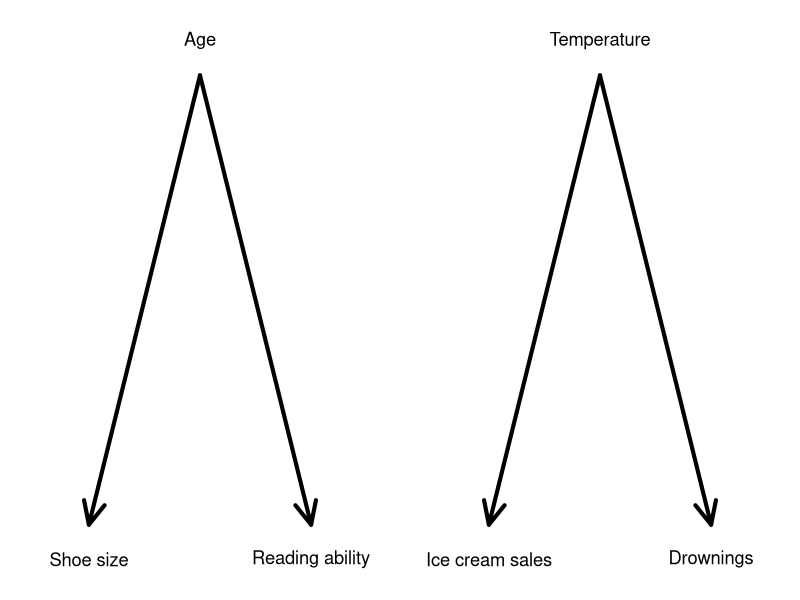
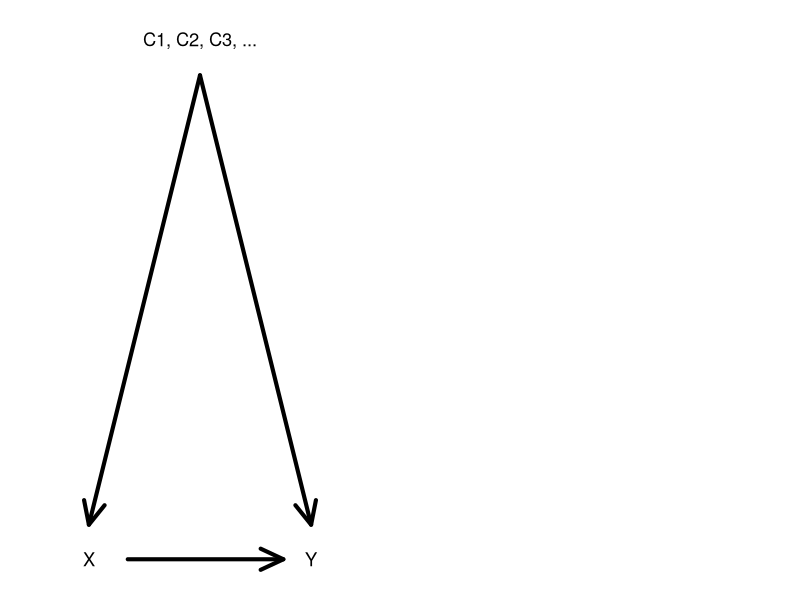
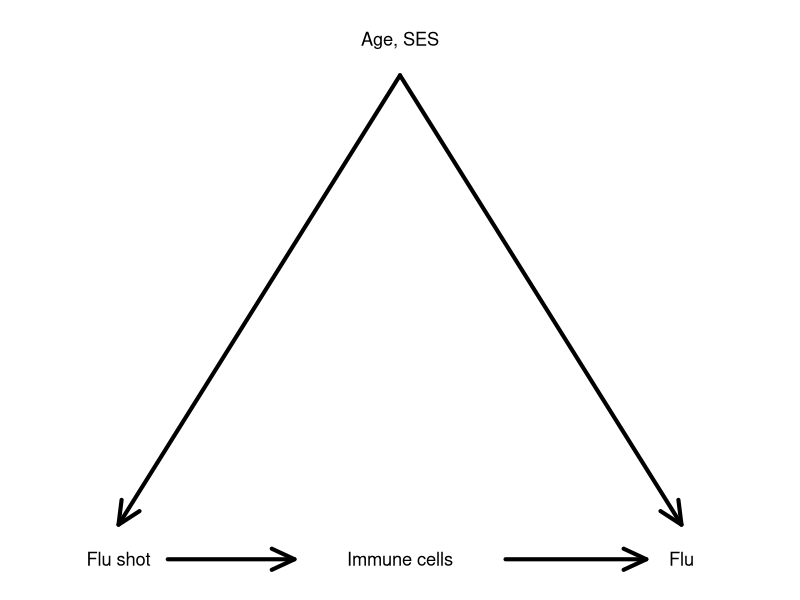
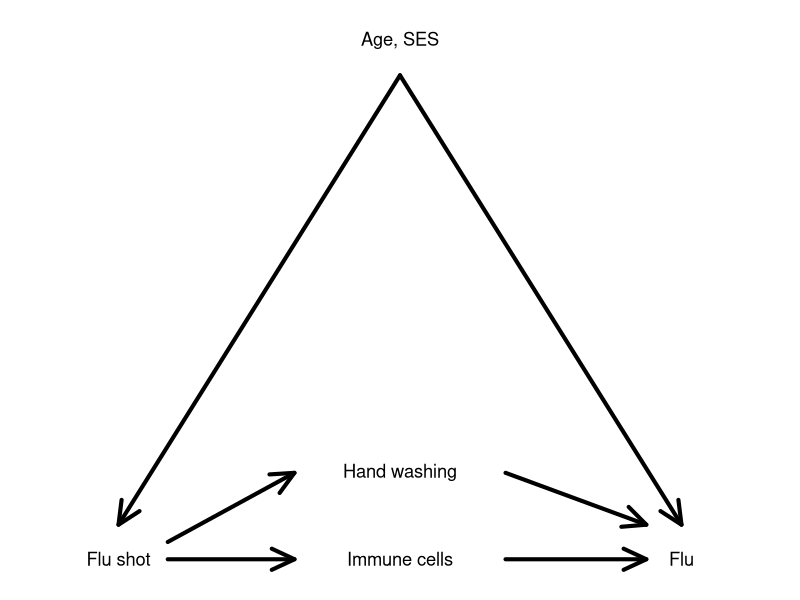

Here is the R script that generated these plots, in order:
## ---- chunk 1
knitr::opts_chunk$set(echo=TRUE, eval=TRUE, fig.align="center", fig.width=8, fig.height=4)
## ---- chunk 2
par(mar = rep(1,4), mfrow = c(1,2))
## Shoe size and reading ability
plot(1, type = "n", xaxt = "n", yaxt = "n", bty = "n", xlab = "", ylab = "", xlim = c(0,6), ylim = c(1,4))
text(c("Shoe size", "Age", "Reading ability"), x = c(1,3,5), y = c(1,4,1), cex = 1.1)
arrows(x0 = c(3,3), y0 = c(4,4)-0.2, x1 = c(1,5), y1 = c(1,1)+0.2, angle = 25, lwd = 4)
## Ice cream sales and drownings
plot(1, type = "n", xaxt = "n", yaxt = "n", bty = "n", xlab = "", ylab = "", xlim = c(0,6), ylim = c(1,4))
text(c("Ice cream sales", "Temperature", "Drownings"), x = c(1,3,5), y = c(1,4,1), cex = 1.1)
arrows(x0 = c(3,3), y0 = c(4,4)-0.2, x1 = c(1,5), y1 = c(1,1)+0.2, angle = 25, lwd = 4)
## ---- chunk 3
plot(1, type = "n", xaxt = "n", yaxt = "n", bty = "n", xlab = "", ylab = "", xlim = c(0,6), ylim = c(1,4))
text(c("X", "C1, C2, C3, ...", "Y"), x = c(1,3,5), y = c(1,4,1), cex = 1.1)
arrows(x0 = c(3,3), y0 = c(4,4)-0.2, x1 = c(1,5), y1 = c(1,1)+0.2, angle = 25, lwd = 4)
arrows(x0 = 1.7, y0 = 1, x1 = 4.5, y1 = 1, angle = 25, lwd = 4)
## ---- chunk 4
par(mfrow = c(1,1))
plot(1, type = "n", xaxt = "n", yaxt = "n", bty = "n", xlab = "", ylab = "", xlim = c(0,10), ylim = c(1,4))
text(c("Flu shot", "Age, SES", "Flu"), x = c(1,5,9), y = c(1,4,1), cex = 1.1)
arrows(x0 = c(5,5), y0 = c(4,4)-0.2, x1 = c(1,9), y1 = c(1,1)+0.2, angle = 25, lwd = 4)
text("Immune cells", x = 5, y = 1, cex = 1.1)
arrows(x0 = 1.7, y0 = 1, x1 = 3.5, y1 = 1, angle = 25, lwd = 4)
arrows(x0 = 6.5, y0 = 1, x1 = 8.5, y1 = 1, angle = 25, lwd = 4)
## ---- chunk 5
par(mfrow = c(1,1))
plot(1, type = "n", xaxt = "n", yaxt = "n", bty = "n", xlab = "", ylab = "", xlim = c(0,10), ylim = c(1,4))
text(c("Flu shot", "Age, SES", "Flu"), x = c(1,5,9), y = c(1,4,1), cex = 1.1)
arrows(x0 = c(5,5), y0 = c(4,4)-0.2, x1 = c(1,9), y1 = c(1,1)+0.2, angle = 25, lwd = 4)
text("Immune cells", x = 5, y = 1, cex = 1.1)
arrows(x0 = 1.7, y0 = 1, x1 = 3.5, y1 = 1, angle = 25, lwd = 4)
arrows(x0 = 6.5, y0 = 1, x1 = 8.5, y1 = 1, angle = 25, lwd = 4)
text("Hand washing", x = 5, y = 1.5, cex = 1.1)
arrows(x0 = 1.7, y0 = 1.1, x1 = 3.5, y1 = 1.5, angle = 25, lwd = 4)
arrows(x0 = 6.5, y0 = 1.5, x1 = 8.5, y1 = 1.2, angle = 25, lwd = 4)
